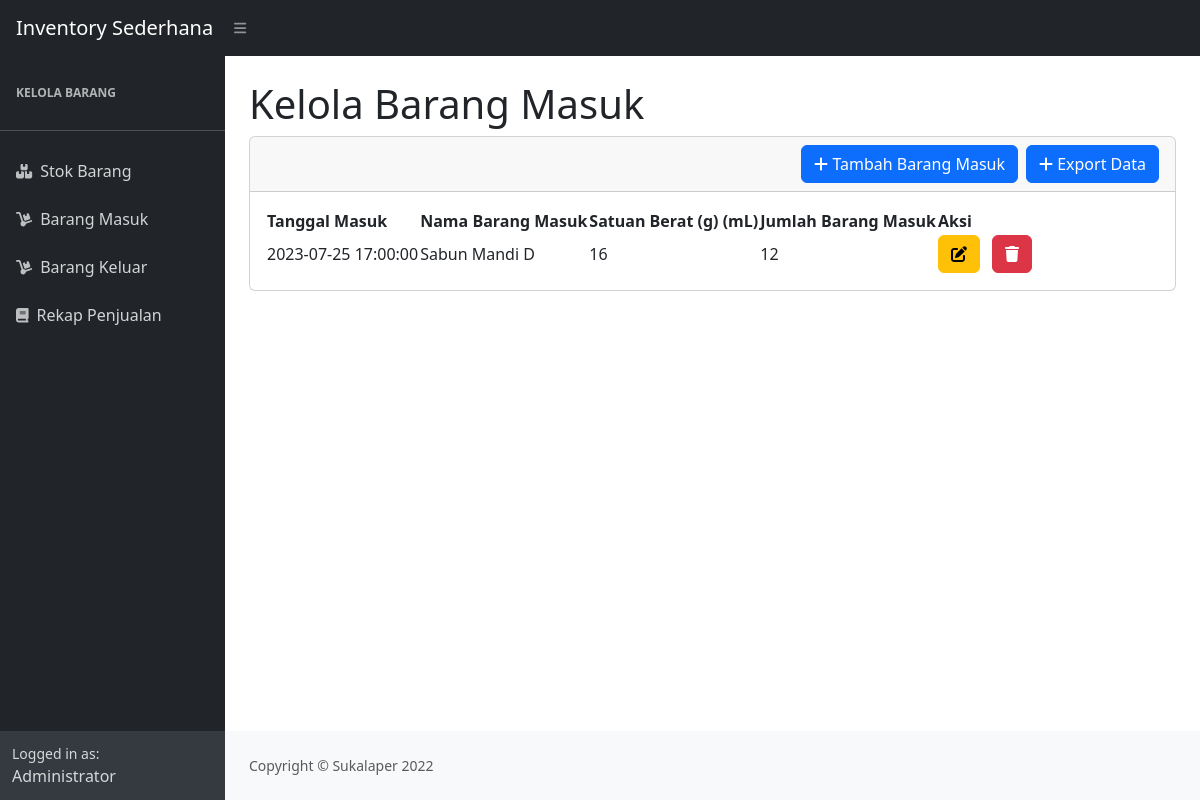
The page /kelola_stok/barang-masuk.php (signed in) on the database as committed earlier.
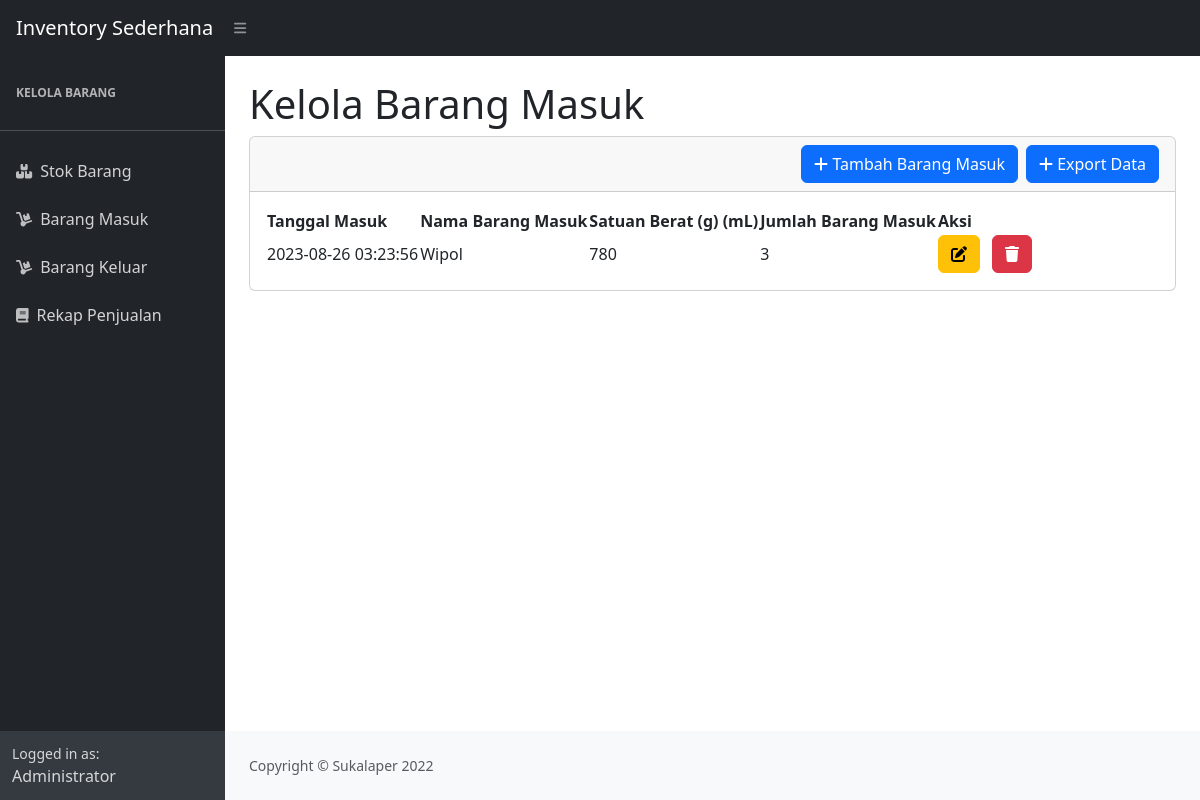
The same page on the database as committed later.
### tables this page shows
CREATE TABLE `masuk` (
  `idmasuk` int(11) NOT NULL,
  `idbarang` int(11) NOT NULL,
  `tanggal` timestamp NOT NULL DEFAULT current_timestamp(),
  `qty` int(11) NOT NULL
);

CREATE TABLE `stok` (
  `idbarang` int(11) NOT NULL,
  `namabarang` text DEFAULT NULL,
  `hargamodal` decimal(10,3) NOT NULL,
  `satuanberat` int(11) NOT NULL,
  `jumlahbarang` int(11) NOT NULL,
  `hargajual` decimal(10,3) NOT NULL,
  `tanggal` timestamp NOT NULL DEFAULT current_timestamp() ON UPDATE current_timestamp()
);

### kelola_stok/barang-masuk.php (the view, shortened to what this page needs)
<?php
require 'function.php';
?>
<!DOCTYPE html>
<html lang="en">
<head>
  <link href="https://cdn.jsdelivr.net/npm/simple-datatables@7.1.2/dist/style.min.css" rel="stylesheet" />
  <link href="../assets/css/styles.css" rel="stylesheet" />
  <link href="https://cdn.jsdelivr.net/npm/bootstrap@5.3.1/dist/css/bootstrap.min.css" rel="stylesheet">
</head>
<body class="sb-nav-fixed">
  <nav class="sb-topnav navbar navbar-expand navbar-dark bg-dark">
    <a class="navbar-brand ps-3" href="../index.php">Inventory Sederhana</a>
    <button class="btn btn-link btn-sm order-1 order-lg-0 me-4 me-lg-0" id="sidebarToggle" href="#!"><i class="fas fa-bars"></i></button>
  </nav>
  <div id="layoutSidenav">
    <div id="layoutSidenav_nav">
      <nav class="sb-sidenav accordion sb-sidenav-dark" id="sidenavAccordion">
        <div class="sb-sidenav-menu">
          <div class="nav">
            <div class="sb-sidenav-menu-heading"> Kelola Barang </div>
            <hr>
            <a class="nav-link" href="../index.php">
              <div class="sb-nav-link-icon"><i class="fas fa-boxes-alt"></i></div>
              Stok Barang
            </a>
            <a class="nav-link" href="barang-masuk.php">
              <div class="sb-nav-link-icon"><i class="fas fa-dolly"></i></div>
              Barang Masuk
            </a>
            <a class="nav-link" href="barang-keluar.php">
              <div class="sb-nav-link-icon"><i class="fas fa-dolly"></i></div>
              Barang Keluar
            </a>
            <a class="nav-link" href="kelola_stok.php">
              <div class="sb-nav-link-icon"><i class="fas fa-book"></i></div>
              Rekap Penjualan
            </a>
          </div>
        </div>
        <div class="sb-sidenav-footer">
          <div class="small">Logged in as:</div>
          Administrator
        </div>
      </nav>
    </div>
    <div id="layoutSidenav_content">
      <main>
        <div class="container-fluid px-4">
          <div class="text-left mt-4">
            <h1 class="animated-text">Kelola Barang Masuk</h1>
          </div>
          <div class="card mb-4">
            <div class="card-header">
            <a href="export-barang-masuk.php" class="btn btn-primary" style="float: right;">
              <span class="fas fa-plus"></span> Export Data
            </a>
            <button type="button" class="btn btn-primary" data-bs-toggle="modal" data-bs-target="#myModal" style="float: right; margin-right: 8px;">
              <span class="fas fa-plus"></span> Tambah Barang Masuk
            </button>
            </div>
            <div class="card-body">
              <table id="datatablesSimple">
                <thead>
                  <tr>
                    <th>Tanggal Masuk</th>
                    <th>Nama Barang Masuk</th>
                    <th>Satuan Berat (g) (mL)</th>
                    <th>Jumlah Barang Masuk</th>
                    <th>Aksi</th>
                  </tr>
                </thead>
                <tbody>
                  <?php
                  $result_ambil_semua_data_stok = mysqli_query($conn, "SELECT * FROM masuk M, stok S WHERE S.idbarang = M.idbarang");
                  while ($data = mysqli_fetch_array($result_ambil_semua_data_stok)) {
                    $idbarang = $data['idbarang'];
                    $namabarang = $data['namabarang'];
                    $satuanberat = $data['satuanberat'];
                    $tanggal = $data['tanggal'];
                    $qty = $data['qty'];
                    ?>
                    <tr>
                      <td><?php echo $tanggal; ?></td>
                      <td><?php echo $namabarang; ?></td>
                      <td><?php echo $satuanberat; ?></td>
                      <td><?php echo $qty; ?></td>
                      <td>
                        <button type="button" class="btn btn-warning" data-bs-toggle="modal" data-bs-target="#edit<?= $idbarang; ?>">
                          <i class="fas fa-edit"></i>
                        </button>
                        <button type="button" class="btn btn-danger ms-2" data-bs-toggle="modal" data-bs-target="#delete<?= $idbarang; ?>">
                          <i class="fas fa-trash"></i>
                        </button>
                      </td>
                    </tr>
                  <?php } ?>
                </tbody>
              </table>
            </div>
          </div>
        </div>
      </main>
      <footer class="py-4 bg-light mt-auto">
        <div class="container-fluid px-4">
          <div class="d-flex align-items-center justify-content-between small">
            <div class="text-muted">Copyright &copy; Sukalaper 2022</div>
          </div>
        </div>
      </footer>
    </div>
  </div>
</body>
</html>
</html>

Rows that differ between the two databases and show on the page:
removed masuk: idbarang.tanggal "2023-07-25 17:00:00", idbarang.namabarang "Sabun Mandi D", idbarang.satuanberat "16", qty "12"
added masuk: idbarang.tanggal "2023-08-26 03:23:56", idbarang.namabarang "Wipol", idbarang.satuanberat "780", qty "3"
